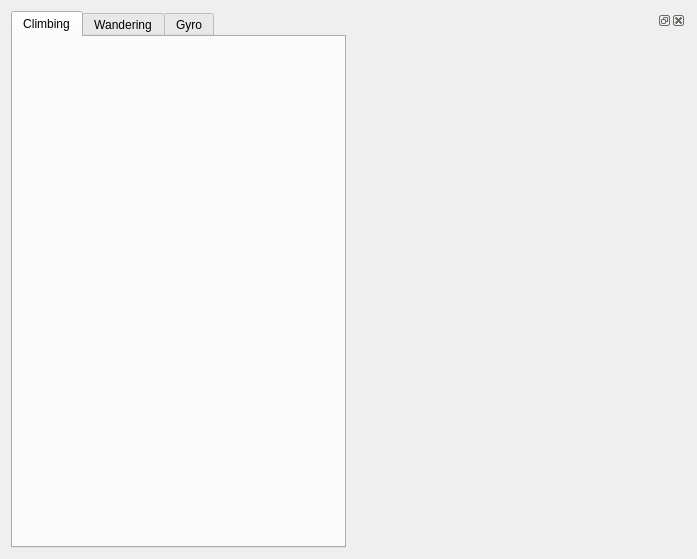
<?xml version="1.0" encoding="UTF-8"?>
<ui version="4.0">
 <class>testsuite_widget</class>
 <widget class="QWidget" name="testsuite_widget">
  <property name="geometry">
   <rect>
    <x>0</x>
    <y>0</y>
    <width>697</width>
    <height>559</height>
   </rect>
  </property>
  <property name="windowTitle">
   <string>Kobuki Test Suite</string>
  </property>
  <property name="windowIcon">
   <iconset resource="../resources/common.qrc">
    <normaloff>:/images/kobuki_icon.png</normaloff>:/images/kobuki_icon.png</iconset>
  </property>
  <layout class="QHBoxLayout" name="horizontalLayout">
   <item>
    <widget class="QTabWidget" name="testsuite_tab_widget">
     <property name="currentIndex">
      <number>0</number>
     </property>
     <widget class="QWidget" name="climbing_tab">
      <attribute name="title">
       <string>Climbing</string>
      </attribute>
      <layout class="QVBoxLayout" name="verticalLayout">
       <item>
        <widget class="ClimbingFrame" name="climbing_frame">
         <property name="frameShape">
          <enum>QFrame::NoFrame</enum>
         </property>
         <property name="frameShadow">
          <enum>QFrame::Raised</enum>
         </property>
        </widget>
       </item>
      </layout>
     </widget>
     <widget class="QWidget" name="wandering_tab">
      <attribute name="title">
       <string>Wandering</string>
      </attribute>
      <layout class="QVBoxLayout" name="verticalLayout_2">
       <item>
        <widget class="WanderingFrame" name="wandering_frame">
         <property name="frameShape">
          <enum>QFrame::NoFrame</enum>
         </property>
         <property name="frameShadow">
          <enum>QFrame::Raised</enum>
         </property>
        </widget>
       </item>
      </layout>
     </widget>
     <widget class="QWidget" name="gyro_tab">
      <attribute name="title">
       <string>Gyro</string>
      </attribute>
     </widget>
    </widget>
   </item>
   <item>
    <widget class="ConfigurationDockWidget" name="configuration_dock">
     <widget class="QWidget" name="dockWidgetContents"/>
    </widget>
   </item>
  </layout>
 </widget>
 <customwidgets>
  <customwidget>
   <class>ConfigurationDockWidget</class>
   <extends>QDockWidget</extends>
   <header location="global">kobuki_qtestsuite.configuration_dock_widget</header>
   <container>1</container>
  </customwidget>
  <customwidget>
   <class>WanderingFrame</class>
   <extends>QFrame</extends>
   <header>kobuki_qtestsuite.wandering_frame</header>
   <container>1</container>
  </customwidget>
  <customwidget>
   <class>ClimbingFrame</class>
   <extends>QFrame</extends>
   <header>kobuki_qtestsuite.climbing_frame</header>
   <container>1</container>
  </customwidget>
 </customwidgets>
 <resources>
  <include location="../resources/common.qrc"/>
 </resources>
 <connections/>
</ui>
